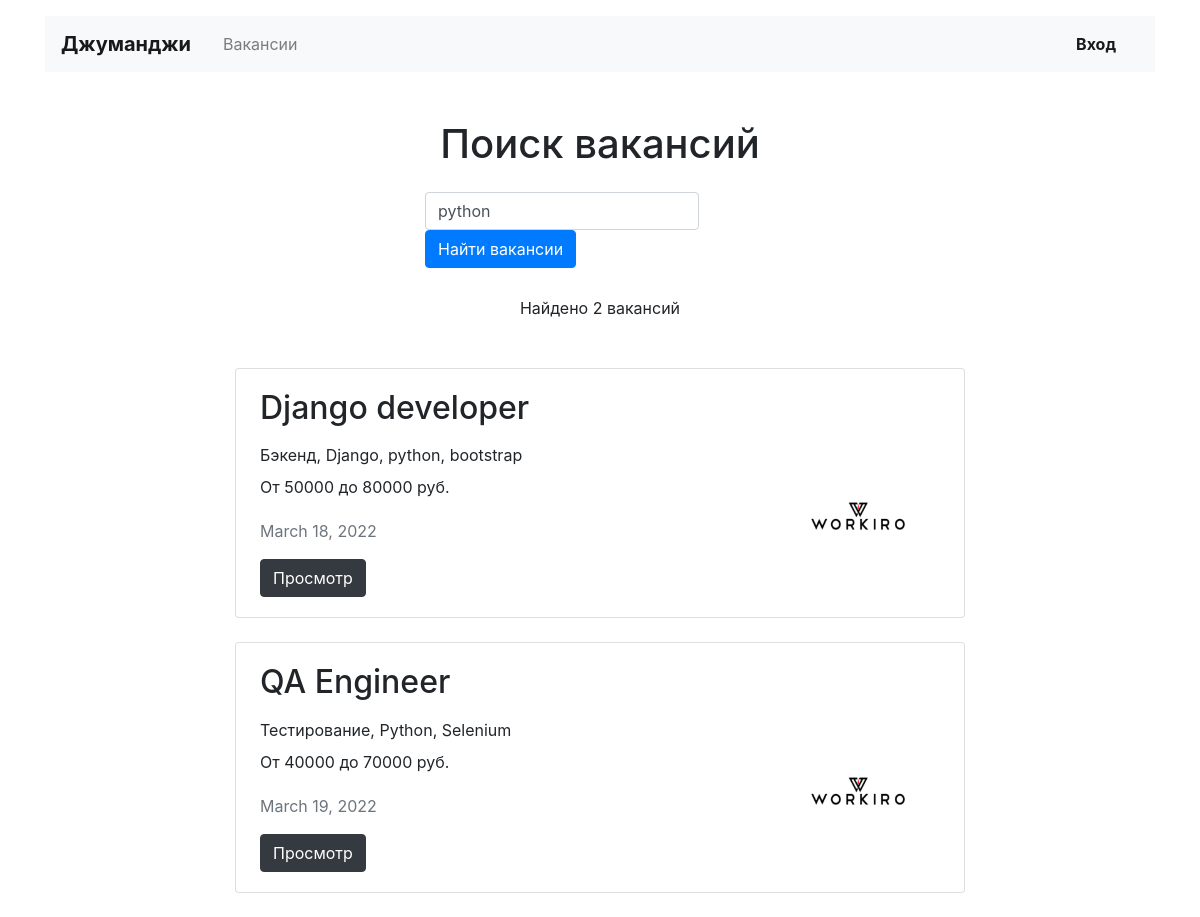
Before: /search?s=python with the older database file.
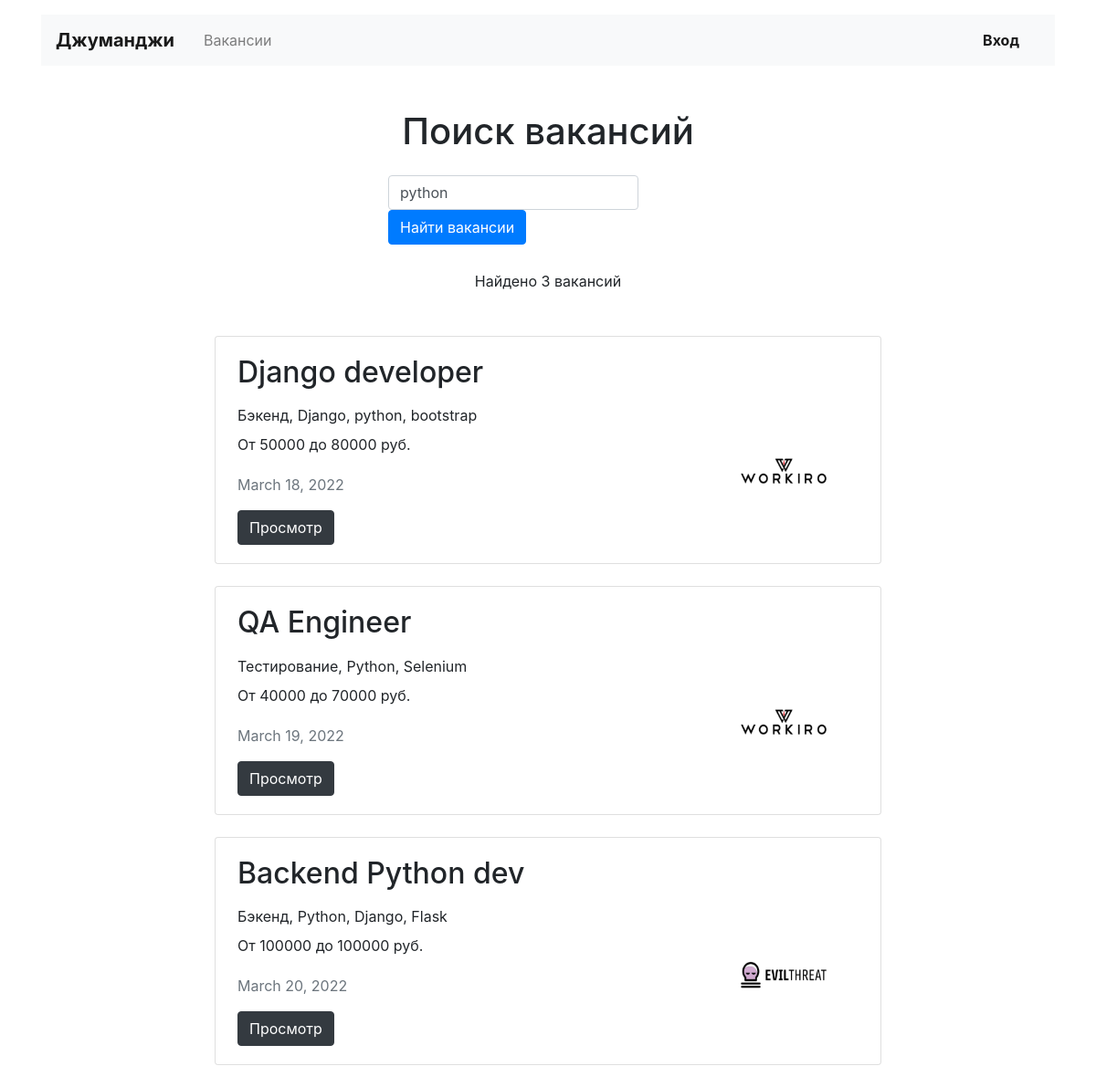
After: the same page with the newer database file.
### work/models.py (models this page shows, shortened)
class Vacancy(models.Model):
    title = models.CharField(max_length=50)
    speciality = models.ForeignKey(Specialty, on_delete=models.CASCADE, related_name='vacancies')
    company = models.ForeignKey(Company, on_delete=models.CASCADE, related_name='vacancies')
    skills = models.CharField(max_length=255)
    description = models.TextField()
    salary_min = models.IntegerField()
    salary_max = models.IntegerField()
    posted = models.DateField()

class Specialty(models.Model):
    code = models.CharField(max_length=50)
    title = models.CharField(max_length=50)
    picture = models.ImageField(default='https://place-hold.it/100x60', upload_to=MEDIA_SPECIALITY_IMAGE_DIR)

class Company(models.Model):
    name = models.CharField(max_length=50)
    location = models.CharField(max_length=50)
    logo = models.ImageField(default='https://place-hold.it/100x60', upload_to=MEDIA_COMPANY_IMAGE_DIR)
    description = models.TextField()
    employee_count = models.IntegerField()
    owner = models.OneToOneField(User, on_delete=models.CASCADE)

### work/views.py (the view)
# urls.py: path('search', view.search_view, name='search'),
def search_view(request):
    res = request.GET.get('s')
    queryset = mdl.Vacancy.objects.filter(
        Q(title__icontains=res) | Q(skills__icontains=res) | Q(description__icontains=res),
    )
    return render(request, "work/search.html", context={
        'vacancies': queryset,
        'count': len(queryset),
        'search': res,
    })

### work/templates/work/search.html (shortened to what this page needs)
{% extends "work/base.html" %}
{% block content %}
  <main class="container mt-3">
    <section>
        <h1 class="h1 text-center mt-5 mb-4">Поиск вакансий</h1>
        <div class="row">
            <div class="col-md-7 col-lg-5 col-xl-4 col-sm-8 mx-auto">
            <form action="{% url 'search' %}" class="form-inline sm-form mr-auto mb-4" enctype="multipart/form-data">
                <input name="s" class="form-control mr-sm-2" type="text" placeholder="Например: ios" value="{{ search }}" aria-label="Search">
                <button class="btn btn-primary  my-0" type="submit">Найти вакансии</button>
            </form>
            </div>
        </div>
      <p class="text-center pt-1">Найдено {{ count }} вакансий</p>
      <div class="row mt-5">
        <div class="col-12 col-lg-8 offset-lg-2 m-auto">
          {% for vac in vacancies %}
          <div class="card mb-4">
            <div class="card-body px-4">
              <div class="row">
                <div class="col-12 col-md-8 col-lg-9">
                  <h2 class="h2 pb-2">{{ vac.title }}</h2>
                  <p class="mb-2">{{ vac.speciality.title }}, {{ vac.skills }}</p>
                  <p>От {{ vac.salary_min }} до {{ vac.salary_max }} руб.</p>
                  <p class="text-muted pt-1">{{ vac.posted }}</p>
                </div>
                <div class="col-12 col-md-4 col-lg-3 d-flex align-items-end">
                  <a href="{% url 'vacancy' vac.id %}"><img src="{{ vac.company.logo.url }}" width="130" height="80" alt=""></a>
                </div>
              </div>
              <a href="{% url 'vacancy' vac.id %}" class="btn btn-dark">Просмотр</a>
              </div>
            </div>
            {% endfor %}
          </div>
        </div>
    </section>
  </main>
{% endblock content %}

Changed rows visible on the page:
added Vacancy: title "Backend Python dev", speciality "Бэкенд", skills "Python, Django, Flask", salary_min "100000", salary_max "100000", posted "March 20, 2022", company.logo (picture)
Other visible differences:
{{ count }}: "2" → "3"
